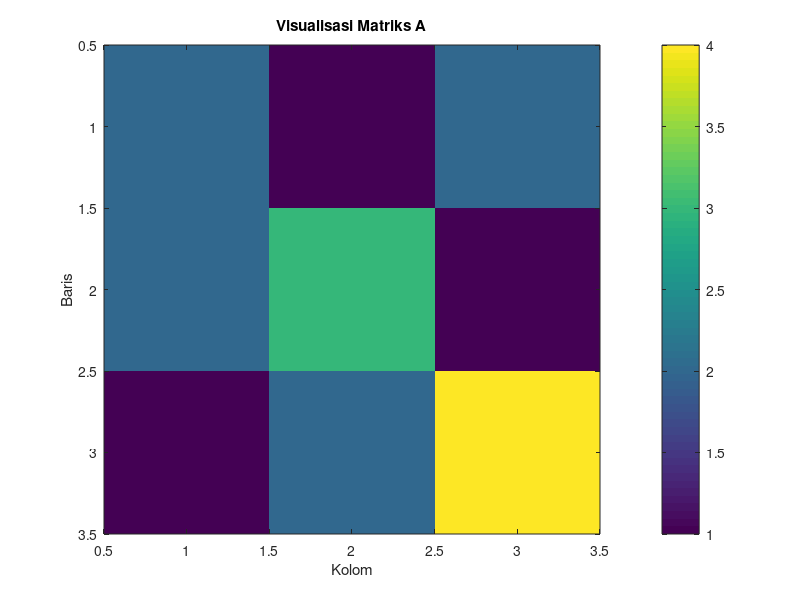

This chart was generated by the following MATLAB code: (Note: this script raises an error after producing the figure.)
% =====================================================
% UTS Matematika Sains Data
% Soal 2 — Matriks, Invers, dan Citra
% Nama : Raissa Ariya Antya
% NIM  : 2510514011
% =====================================================

clc; clear; close all;

% Matriks A
A = [2 1 2;
     2 3 1;
     1 2 4];

disp('Matriks A =')
disp(A)

% Determinan
detA = det(A)

% Invers
invA = inv(A)

% Verifikasi
cek = A*invA

% Visualisasi matriks sebagai citra
figure;
imagesc(A)
colorbar
title('Visualisasi Matriks A')
xlabel('Kolom')
ylabel('Baris')

disp('time stamp');
disp(datetime('now', 'format', 'default'));
saveas(gcf,'fig_s2_citra.png')
